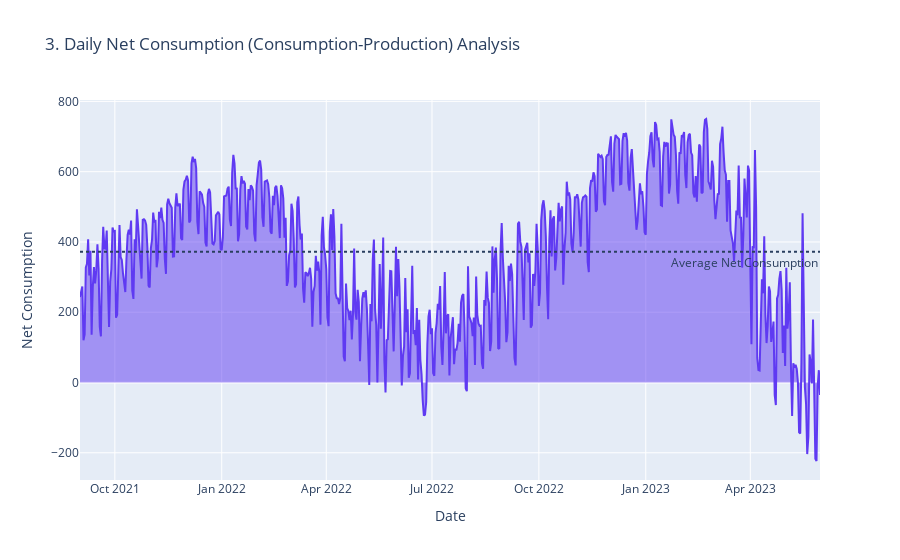

Notebook source saved alongside this figure:
### Code cell
fig = px.area(dailyCons["target"]-dailyProd["target"],
              x=dailyProd.index,y="target",
              title='3. Daily Net Consumption (Consumption-Production) Analysis')
fig.add_hline(y=(dailyCons["target"]-dailyProd["target"]).mean(),
              line_dash="dot", annotation_text="Average Net Consumption",
              annotation_position="bottom right")
fig.update_traces(line_color='#5f3af2')
fig.update_layout(xaxis_title="Date", yaxis_title="Net Consumption")
fig.show()

### Figure 1 — Plotly figure (JSON) as saved in the notebook; plotly's stock layout.template omitted (floating-point values rounded to 4 significant figures; data arrays with more than 128 entries replaced by an {"elided": "..."} marker saying what was removed)
{"data": [{"fillpattern": {"shape": ""}, "hovertemplate": "x=%{x}<br>target=%{y}<extra></extra>", "legendgroup": "", "line": {"color": "#5f3af2"}, "marker": {"symbol": "circle"}, "mode": "lines", "name": "", "orientation": "v", "showlegend": false, "stackgroup": "1", "type": "scatter", "x": {"elided": "638 str values"}, "xaxis": "x", "y": {"elided": "638 float values"}, "yaxis": "y"}], "layout": {"annotations": [{"showarrow": false, "text": "Average Net Consumption", "x": 1, "xanchor": "right", "xref": "x domain", "y": 371.7, "yanchor": "top", "yref": "y"}], "legend": {"tracegroupgap": 0}, "shapes": [{"line": {"dash": "dot"}, "type": "line", "x0": 0, "x1": 1, "xref": "x domain", "y0": 371.7, "y1": 371.7, "yref": "y"}], "title": {"text": "3. Daily Net Consumption (Consumption-Production) Analysis"}, "xaxis": {"anchor": "y", "domain": [0, 1], "title": {"text": "Date"}}, "yaxis": {"anchor": "x", "domain": [0, 1], "title": {"text": "Net Consumption"}}}}
